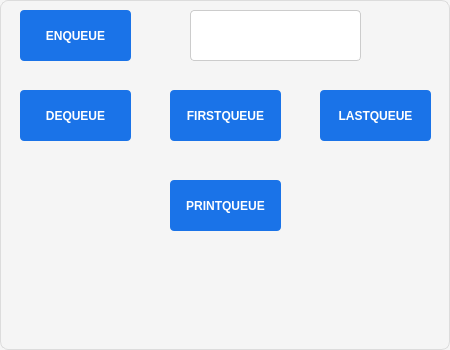
<?xml version="1.0" encoding="UTF-8"?>
<ui version="4.0">
 <class>Dialog</class>
 <widget class="QDialog" name="Dialog">
  <property name="geometry">
   <rect>
    <x>0</x>
    <y>0</y>
    <width>450</width>
    <height>350</height>
   </rect>
  </property>
  <property name="windowTitle">
   <string>Queue</string>
  </property>
  <property name="styleSheet">
   <string notr="true">/* Estilo general del diálogo */
QDialog {
    background-color: #f5f5f5;   /* Fondo claro */
    border: 1px solid #dcdcdc;   /* Borde sutil */
    border-radius: 8px;          /* Esquinas suaves */
    color: #333333;              /* Texto neutro */
}

/* Etiquetas */
QLabel {
    color: #444444;              /* Gris oscuro para contraste */
    padding: 4px;
}

/* Campos de texto */
QLineEdit {
    background-color: #ffffff;   /* Fondo blanco */
    border: 1px solid #cccccc;   /* Borde suave */
    border-radius: 4px;
    padding: 6px;
    selection-background-color: #87cefa; /* Azul claro al seleccionar */
    selection-color: #000000;
}

QLineEdit:focus {
    border: 1px solid #1a73e8;   /* Azul corporativo al enfocar */
    background-color: #fafafa;
}

/* Botones */
QPushButton {
    background-color: #1a73e8;   /* Azul profesional */
    color: #ffffff;
    border: none;
    border-radius: 4px;
    padding: 8px 14px;
    font-weight: bold;
}

QPushButton:hover {
    background-color: #1669c1;   /* Azul más intenso al pasar el cursor */
}

QPushButton:pressed {
    background-color: #0d47a1;   /* Azul profundo al presionar */
}

QPushButton:disabled {
    background-color: #e0e0e0;   /* Gris claro para deshabilitado */
    color: #888888;
}
</string>
  </property>
  <widget class="QLineEdit" name="ent_dato">
   <property name="geometry">
    <rect>
     <x>190</x>
     <y>10</y>
     <width>171</width>
     <height>51</height>
    </rect>
   </property>
  </widget>
  <widget class="QPushButton" name="btn_deq">
   <property name="geometry">
    <rect>
     <x>20</x>
     <y>90</y>
     <width>111</width>
     <height>51</height>
    </rect>
   </property>
   <property name="text">
    <string>DEQUEUE</string>
   </property>
  </widget>
  <widget class="QPushButton" name="btn_firsq">
   <property name="geometry">
    <rect>
     <x>170</x>
     <y>90</y>
     <width>111</width>
     <height>51</height>
    </rect>
   </property>
   <property name="text">
    <string>FIRSTQUEUE</string>
   </property>
  </widget>
  <widget class="QPushButton" name="btn_lasq">
   <property name="geometry">
    <rect>
     <x>320</x>
     <y>90</y>
     <width>111</width>
     <height>51</height>
    </rect>
   </property>
   <property name="text">
    <string>LASTQUEUE</string>
   </property>
  </widget>
  <widget class="QPushButton" name="btn_prinq">
   <property name="geometry">
    <rect>
     <x>170</x>
     <y>180</y>
     <width>111</width>
     <height>51</height>
    </rect>
   </property>
   <property name="text">
    <string>PRINTQUEUE</string>
   </property>
  </widget>
  <widget class="QLabel" name="lbl_res">
   <property name="geometry">
    <rect>
     <x>20</x>
     <y>240</y>
     <width>411</width>
     <height>91</height>
    </rect>
   </property>
   <property name="text">
    <string/>
   </property>
   <property name="alignment">
    <set>Qt::AlignCenter</set>
   </property>
  </widget>
  <widget class="QPushButton" name="btn_enq">
   <property name="geometry">
    <rect>
     <x>20</x>
     <y>10</y>
     <width>111</width>
     <height>51</height>
    </rect>
   </property>
   <property name="text">
    <string>ENQUEUE</string>
   </property>
  </widget>
 </widget>
 <resources/>
 <connections/>
</ui>
